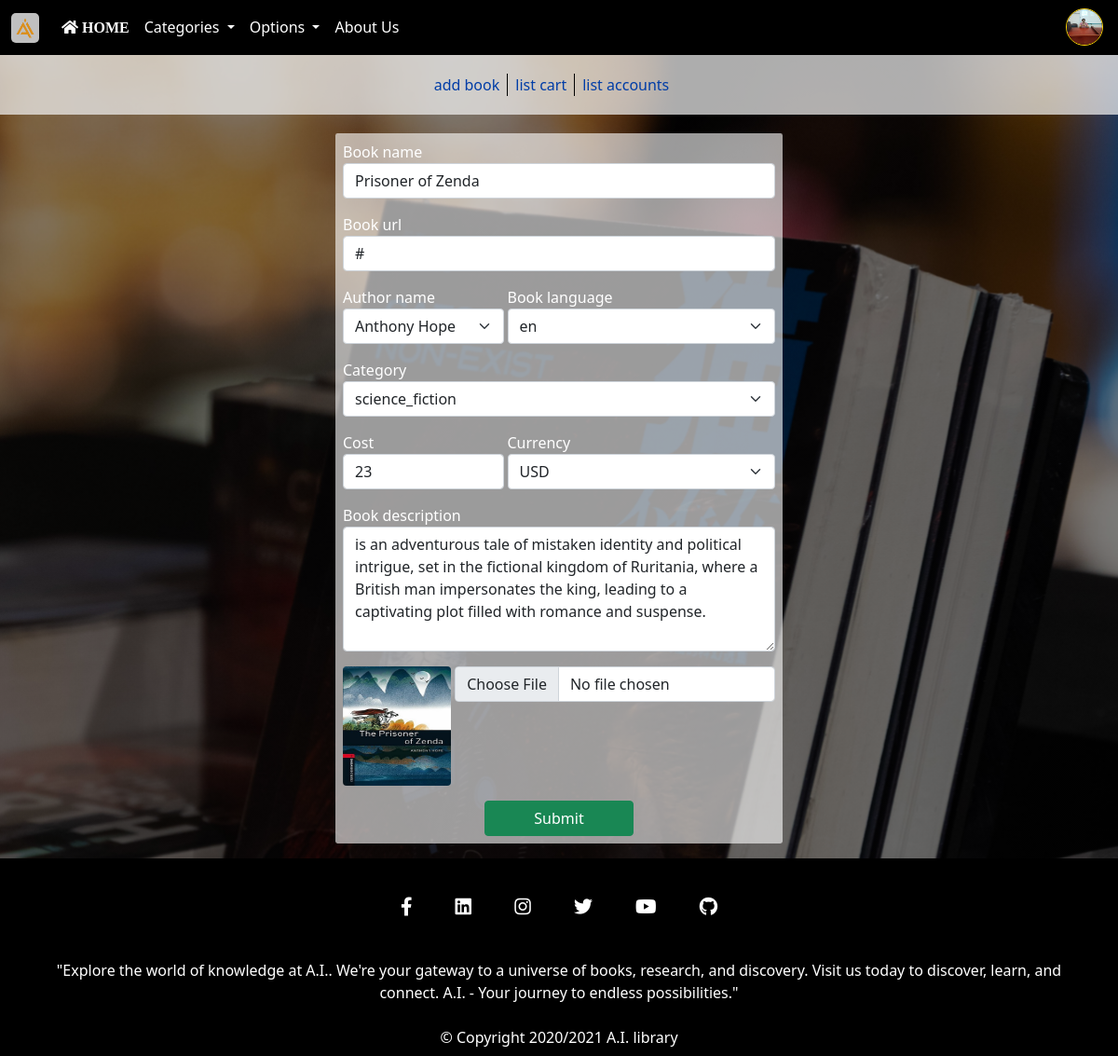
The page /views/settings.php?view=0&book_id=1 (signed in) on the database its author committed.
### tables this page shows
CREATE TABLE IF NOT EXISTS `book` (
  `book_id` int(11) NOT NULL AUTO_INCREMENT,
  `book_name` varchar(50) NOT NULL,
  `cost` int(11) NOT NULL,
  `book_cover` varchar(100) DEFAULT NULL,
  `book_url` varchar(255) NOT NULL,
  `book_description` varchar(255) NOT NULL,
  `currency` varchar(30) NOT NULL,
  `book_language` varchar(20) NOT NULL,
  `author_id` int(11) DEFAULT NULL,
  `category_id` int(11) DEFAULT NULL,
  PRIMARY KEY (`book_id`),
  KEY `authorid_fk` (`author_id`),
  KEY `categoryid_fk` (`category_id`),
  CONSTRAINT `authorid_fk` FOREIGN KEY (`author_id`) REFERENCES `author` (`author_id`),
  CONSTRAINT `categoryid_fk` FOREIGN KEY (`category_id`) REFERENCES `category` (`category_id`)
);

CREATE TABLE IF NOT EXISTS `author` (
  `author_id` int(11) NOT NULL AUTO_INCREMENT,
  `author_name` varchar(50) NOT NULL,
  PRIMARY KEY (`author_id`)
);

CREATE TABLE IF NOT EXISTS `category` (
  `category_id` int(11) NOT NULL AUTO_INCREMENT,
  `category` varchar(30) NOT NULL,
  PRIMARY KEY (`category_id`)
);

### models/ORM.php (called while the page is built, shortened)
<?php
class ORM
{
    private $db = null;
    function __construct($database_object)
    {
        $this->db = $database_object;
    }
    function select($tabel_name, $condition = "", $bool = False)
    {
        $query = $bool ? "SELECT * FROM {$tabel_name} WHERE {$condition}" : "SELECT * FROM {$tabel_name}";
        $result = $this->db->query($query);
        $array = array();
        while ($row = $result->fetch_assoc()) {
            $array[] = $row;
        }
        return $array;
    }
}

### models/Database.php (called while the page is built, shortened)
<?php
class DataBase
{
    private $username;
    private $password;
    private $data_base;
    private $server_name;
    private $conn = null;
    function __construct($db, $server = "localhost", $user = "root", $pass = "")
    {
        $this->data_base = $db;
        $this->username = $user;
        $this->password = $pass;
        $this->server_name = $server;
    }
    function connect()
    {
        $this->conn = new mysqli($this->server_name, $this->username, $this->password, $this->data_base);
        if ($this->conn->connect_error) {
            return false;
        } else {
            return $this->conn;
        }
    }
    function query($sql)
    {
        $result = $this->conn->query($sql);
        if ($result && $this->conn !== null) {
            return $result;
        } else {
            return false;
        }
    }
}

### views/settings.php (the view, shortened to what this page needs)
<?php session_start();
$is_admin = isset($_SESSION['username']) && $_SESSION['role'] === 'admin';
if ($is_admin) { ?>
  <!DOCTYPE html>
  <html lang="en">
  <head>
    <link rel="stylesheet" href="../assets/fontawesome/css/all.css" />
    <link rel="stylesheet" href="../assets/css/bootstrap.min.css">
    <link rel="stylesheet" href="../assets/css/footer.css" />
    <link rel="stylesheet" href="../assets/css/index.css" />
    <link rel="stylesheet" href="../assets/css/settings.css" />
  </head>
  <?php
  include "../models/Database.php";
  include "../models/ORM.php";
  $db = new DataBase('library');
  $orm = new ORM($db);
  $is_index_set = isset($_GET['index']) ? True : False;
  $is_view_set = isset($_GET['view']) ? True : False;
  ?>
  <body class="text-white settings-background">
    <nav class="navbar navbar-expand-lg navbar-dark">
      <section class="container-fluid">
        <a class="navbar-brand" href="../index.php"><img src="../assets/images/ico/logo.jpg" alt="Website_Logo" /></a>
        <section class="collapse navbar-collapse" id="navbarSupportedContent">
          <ul class="navbar-nav me-auto mb-2 mb-lg-0">
            <li class="nav-item">
              <a class="nav-link" aria-current="page" href="../index.php"><i class="fas fa-home"> HOME</i></a>
            </li>
            <li class="nav-item dropdown">
              <a class="nav-link dropdown-toggle" href="#" id="navbarDropdown" role="button" data-bs-toggle="dropdown"
                aria-expanded="false">
                Categories
              </a>
                <?php foreach ($orm->select("category") as $category) {
                  if ($is_index_set && $category['category'] == $_GET['index'])
                    continue;
                  ?>
                  <li><a class="dropdown-item" href="../index.php?index=<?php echo $category['category'] ?>">
                      <?php echo $category['category'] ?>
                    </a></li>
                <?php } ?>
            </li>
            <li class="nav-item dropdown">
              <a class="nav-link dropdown-toggle" href="#" id="navbarDropdown" role="button" data-bs-toggle="dropdown"
                aria-expanded="false">
                Options
              </a>
            </li>
            <li class="nav-item">
              <a class="nav-link" aria-current="page" href="./aboutus.php">About Us</a>
            </li>
          </ul>
          <section class="profile-section">
          <img
            src="../assets/images/uploads/<?php echo $_SESSION['user_profile'] != 'null' ? $_SESSION['user_profile'] : "default-profile.jpg" ?>"
            alt="">
        </section>
      </section>
    </nav>
    <main>
      <section class="main-navbar">
        <a href="./settings.php?view=1">
          <p class="<?php echo $is_view_set && $_GET['view'] == 1 ? "td-underline" : ""; ?>">add book</p>
        </a>
        <a href="./settings.php?view=2">
          <p class="<?php echo $is_view_set && $_GET['view'] == 2 ? "td-underline" : ""; ?>">list cart</p>
        </a>
        <a href="./settings.php?view=3">
          <p class="<?php echo $is_view_set && $_GET['view'] == 3 ? "td-underline" : ""; ?>">list accounts</p>
        </a>
      </section>
      <section class="parent-section">
          <?php if ($is_view_set && $_GET['view'] == 0) {
            $book_id = $_GET['book_id'];
            $book = $orm->select('book', "book_id={$book_id}", True); ?>
            <section class="child-form" id="0">
              <?php if (count($book) != 1) { ?>
                <p class="text-center text-danger">
                  <?php echo "Book Not Found"; ?>
                </p>
              <?php } else { ?>
                <form class="form" action="../controller/book/update_book.php" method="post" enctype="multipart/form-data">
                  <section class="mb-3">
                    <label class="txt-small" for="book_name">Book name</label>
                    <input type="text" name="book_name" id="book_name" value="<?php echo $book[0]['book_name']; ?>" class="form-control mb-3" placeholder="book name" required>
                    <label class="txt-small" for="book_url">Book url</label>
                    <input type="text" name="book_url" id="book_url" value="<?php echo $book[0]['book_url']; ?>"
                      class="form-control" placeholder="book url" required>
                  </section>
                  <section class="mb-3 author-section">
                    <section>
                      <label class="txt-small" for="author_id">Author name</label>
                      <select name="author_id" id="author_id" class="form-select" required>
                        <?php
                        foreach ($orm->select('author') as $author) { ?>
                          <option value="<?php echo $author['author_id']; ?>" <?php if ($book[0]['author_id'] == $author['author_id']) { ?>selected<?php } ?>>
                            <?php echo $author['author_name']; ?>
                          </option>
                        <?php } ?>
                      </select>
                    </section>
                    <section>
                      <label class="txt-small" for="book_language">Book language</label>
                      <select name="book_language" id="book_language" class="form-select" required>
                        <?php
                        foreach (['ar', 'en'] as $language) { ?>
                          <option value="<?php echo $language; ?>" <?php if ($book[0]['book_language'] == $language) { ?> selected
                            <?php } ?>>
                            <?php echo $language; ?>
                          </option>
                        <?php } ?>
                      </select>
                    </section>
                  </section>
                  <section class="mb-3">
                    <label class="txt-small" for="category">Category</label>
                    <select name="category" id="category" class="form-select" required>
                      <?php
                      foreach ($orm->select('category') as $category) { ?>
                        <option value="<?php echo $category['category_id']; ?>" <?php if ($book[0]['category_id'] == $category['category_id']) { ?>selected<?php } ?>>
                          <?php echo $category['category']; ?>
                        </option>
                      <?php } ?>
                    </select>
                  </section>
                  <section class="mb-3 cost-section">
                    <section>
                      <label class="txt-small" for="cost">Cost</label>
                      <input type="number" name="cost" id="cost" class="form-control" value=<?php echo $book[0]['cost']; ?>
                        placeholder="cost" min="1" max="1000" required>
                    </section>
                    <section>
                      <label class="txt-small" for="currency">Currency</label>
                      <select name="currency" id="currency" class="form-select" required>
                        <?php
                        foreach (['USD', 'EGP'] as $currency) { ?>
                          <option value="<?php echo $currency; ?>" <?php if($book[0]['currency'] == $currency){?> selected <?php }?>>
                            <?php echo $currency; ?>
                          </option>
                        <?php } ?>
                      </select>
                    </section>
                  </section>
                  <section class="mb-3">
                    <label class="txt-small" for="book_description">Book description</label>
                    <textarea class="form-control" id="book_description" name="book_description" placeholder="description"
                      cols="30" rows="5"><?php echo $book[0]['book_description']; ?></textarea>
                  </section>
                  <section class="mb-3 cover-section">
                    <img src="<?php echo "../assets/images/uploads/{$book[0]['book_cover']}"; ?>"
                      alt="<?php echo $book[0]['book_cover']; ?>">
                    <input type="file" name="book_cover" class="form-control">
                  </section>
                  <section class="submit-section">
                    <button type="submit" name="submit" class="btn btn-success">Submit</button>
                  </section>
                </form>
              <?php }
          } ?>
        </section>
    </main>
    <footer class="text-center text-white">
      <section class="container pt-4">
        <section class="col mb-1">
          <a class="btn btn-link btn-floating btn-lg m-1" href="https://www.facebook.com/ibrahim.mostafa.9809"><i
              class="fab fa-facebook-f"></i></a>
          <a class="btn btn-link btn-floating btn-lg m-1" href="https://www.linkedin.com/in/ahmedmaherelsaeidi"><i
              class="fab fa-linkedin"></i></a>
          <a class="btn btn-link btn-floating btn-lg m-1" href="https://www.instagram.com/hika8853/"><i
              class="fab fa-instagram"></i></a>
          <a class="btn btn-link btn-floating btn-lg m-1" href="https://twitter.com/_Ahmed__Maher"><i
              class="fab fa-twitter"></i></a>
          <a class="btn btn-link btn-floating btn-lg m-1"
            href="https://www.youtube.com/channel/UCL3Kf6BwwiZyN723LfiEsCA"><i class="fab fa-youtube"></i></a>
          <a class="btn btn-link btn-floating btn-lg m-1" href="https://github.com/AhmedMaherElSaeidi"><i
              class="fab fa-github"></i></a>
        </section>
      </section>
      <section class="container pt-4">
        <p>
          "Explore the world of knowledge at A.I.. We're your gateway to a universe of books, research, and discovery.
          Visit us today to discover, learn, and connect. A.I. - Your journey to endless possibilities."
        </p>
      </section>
      <section class="text-center p-2">
        &copy; Copyright 2020/2021 A.I. library
      </section>
    </footer>
  </body>
  </html>
  <?php $db->close();
} else {
  header('Location: ../index.php');
} ?>

### assets/css/footer.css (style rules this page uses)
footer { margin-top: auto; background-color: black !important; }

### assets/css/index.css (style rules this page uses)
body { margin: 0px; padding: 0px; display: flex; min-height: 100vh; flex-direction: column; background-size: cover; background-position: center; background-attachment: fixed; }
.settings-background { background-image: linear-gradient(rgba(0, 0, 0, 0.5), rgba(0, 0, 0, 0.5)), url(../assets/images/library3.jpg); }
a, a:hover, a:focus, a:active { text-decoration: none; color: white !important; }
nav { background-color: black !important; }
nav .profile-section, nav .profile-section > section { display: flex; color: white; align-items: center; flex-direction: row; }
nav .profile-section > img { width: 2.5em; height: 2.5em; border-radius: 50%; margin-right: 0.25em; border: 1px solid gold; }
nav .navbar-brand img { width: 1.5em; border-radius: 0.25em; }
main { display: flex; flex-direction: column; align-items: center; }

### assets/css/settings.css (style rules this page uses)
main .main-navbar { width: 100%; height: 4rem; display: flex; align-items: center; margin-bottom: 0.25em; justify-content: center; background-color: #f1f1f1b7; }
main .main-navbar > a > p { margin-bottom: 0em; }
main .main-navbar > a { color: #003da7 !important; margin-right: 0.5em; padding-right: 0.5em; }
main .main-navbar > a:not(:last-child) { border-right: 1px solid black; }
main .parent-section { width: 100%; display: flex; align-items: center; justify-content: center; }
main .parent-section > .child-form { width: 40%; padding: 0.5em; margin: 1em 0em; border-radius: 0.15em; background-color: #ffffff9a; }
main .parent-section > .child-form > form input, main .parent-section > .child-form > form textarea, main .parent-section > .child-form > form select { box-shadow: none; }
main .parent-section > .child-form > form > .cost-section, main .parent-section > .child-form > form > .cover-section, main .parent-section > .child-form > form > .author-section { display: flex; }
main .parent-section > .child-form > form > .cost-section :first-child, main .parent-section > .child-form > form > .author-section :first-child { margin-right: 0.25em; }
main .parent-section > .child-form > form > .cover-section > img { height: 8em; width: 10em; margin-right: 0.25em; border-radius: 0.25em; }
main .parent-section > .child-form > form > .cover-section > input { align-self: start; }
main .parent-section > .child-form > form > .author-section > section:first-child, main .parent-section > .child-form > form > .cost-section > section:first-child { margin-right: 0.25em; width: 60%; }
main .parent-section > .child-form > form > .author-section > section:nth-child(2), main .parent-section > .child-form > form > .cost-section > section:nth-child(2) { width: 100%; }
main .parent-section > .child-form > form > .submit-section { display: flex; justify-content: center; }
main .parent-section > .child-form > form > .submit-section > button { width: 10em; }

### rows shown on the page
book: book_name "Prisoner of Zenda", book_url "#", author_id "Anthony Hope", book_language "en", category "science_fiction", cost "23", currency "USD", book_description "is an adventurous tale of mistaken identity and political intrigue, set in the fictional kingdom of Ruritania, where a British man impersonates the king, leading to a captivating plot filled with romance and suspense.", book_cover (picture)
